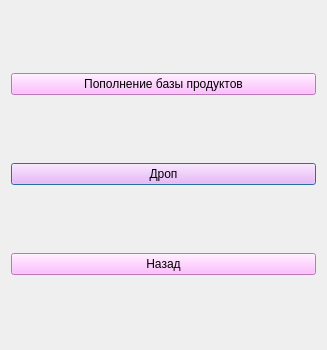
<?xml version="1.0" encoding="UTF-8"?>
<ui version="4.0">
 <class>Product</class>
 <widget class="QDialog" name="Product">
  <property name="geometry">
   <rect>
    <x>0</x>
    <y>0</y>
    <width>327</width>
    <height>350</height>
   </rect>
  </property>
  <property name="windowTitle">
   <string>Food for Free</string>
  </property>
  <layout class="QGridLayout" name="gridLayout">
   <item row="1" column="0">
    <widget class="QPushButton" name="pushButton_2">
     <property name="styleSheet">
      <string notr="true">background-color:rgb(255, 170, 255)</string>
     </property>
     <property name="text">
      <string>Дроп</string>
     </property>
    </widget>
   </item>
   <item row="0" column="0">
    <widget class="QPushButton" name="pushButton">
     <property name="styleSheet">
      <string notr="true">background-color:rgb(255, 170, 255)</string>
     </property>
     <property name="text">
      <string>Пополнение базы продуктов</string>
     </property>
    </widget>
   </item>
   <item row="2" column="0">
    <widget class="QPushButton" name="pushButton_3">
     <property name="styleSheet">
      <string notr="true">background-color:rgb(255, 170, 255)</string>
     </property>
     <property name="text">
      <string>Назад</string>
     </property>
    </widget>
   </item>
  </layout>
 </widget>
 <resources/>
 <connections/>
</ui>
